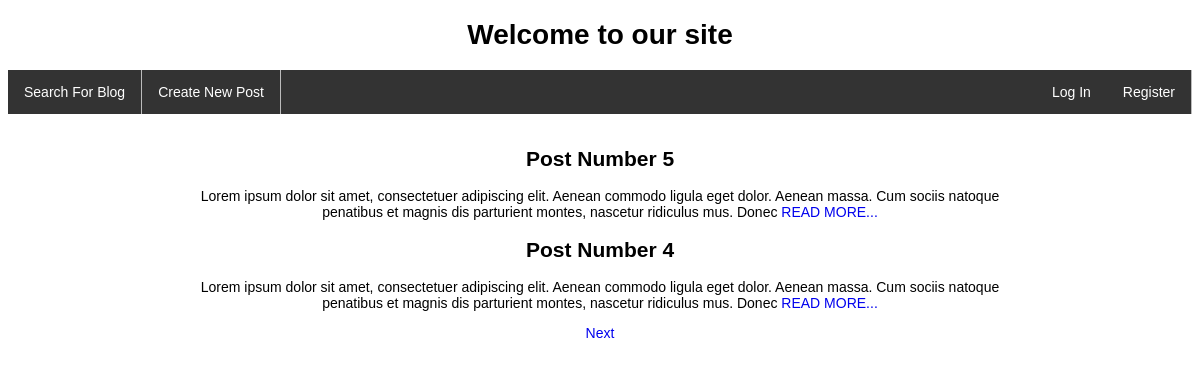
The page / on the database its author committed.
### tables this page shows
CREATE TABLE `posts` (
  `post_id` int(10) NOT NULL,
  `post_title` varchar(100) NOT NULL,
  `content` varchar(500) NOT NULL,
  `user_id` int(10) NOT NULL,
  `date` timestamp NOT NULL DEFAULT CURRENT_TIMESTAMP
);

### index.php (the view, shortened to what this page needs)
<?php
include('database.php');
$record_count = $link->query("SELECT * FROM posts");
$per_page = 2;
$pages = ceil($record_count->num_rows / $per_page);
if (isset($_GET['p']) && is_numeric($_GET['p'])) {
    $page = $_GET['p'];
} else {
    $page = 1;
}
if ($page <= 0) {
    $start = 0;
} else {
    $start = $page * $per_page - $per_page;
}
$next = $page + 1;
$query = $link->prepare("SELECT post_id, post_title, LEFT(content, 200) AS content FROM posts ORDER BY post_id DESC LIMIT $start, $per_page");
$query->execute();
$query->bind_result($post_id, $post_title, $content);
?>
<!DOCTYPE html>
<html>
    <head>
    </head>
    <body>
        <div class="page-header">
            <h1>Welcome to our site</h1>
            <div id="menu">
                <ul>
                    <li><a href="#">Search For Blog</a></li>
                    <li><a href="new_post.php">Create New Post</a></li>
                    <li style="float:right"><a href="register.php">Register</a></li>
                    <li style="float:right"><a href="login.php">Log In</a></li>
                </ul>
            </div>
        </div><br>
        <div id="container">
<?php
while ($query->fetch()):
    $lastspace = strrpos($content, ' ')
    ?>
                <article>
                    <h2><?php echo $post_title ?></h2>
                    <p><?php echo substr($content, 0, $lastspace) . "<a href='view_post.php?post_id=$post_id'> READ MORE...</a>" ?></p>
                </article>
<?php endwhile ?>
            <?php
            if ($page < $pages) {
                echo "<a href='index.php?p=$next'>Next</a>";
            }
            ?>
        </div>
    </body>
</html>

### index.php (style rules this page uses)
#container { margin: auto; width: 800px; }
body { font: 14px sans-serif; text-align: center; }
ul { list-style-type: none; margin: 0; padding: 0; overflow: hidden; background-color: #333; }
a:link { text-decoration: none; }
li { float: left; border-right:1px solid #bbb; }
li:last-child { border-right: none; }
li a { display: block; color: white; text-align: center; padding: 14px 16px; text-decoration: none; }

### rows shown on the page
posts: post_title "Post Number 5", lastspace "Lorem ipsum dolor sit amet, consectetuer adipiscing elit. Aenean commodo ligula eget dolor. Aenean massa. Cum sociis natoque penatibus et magnis dis parturient montes, nascetur ridiculus mus. Donec"
posts: post_title "Post Number 4", lastspace "Lorem ipsum dolor sit amet, consectetuer adipiscing elit. Aenean commodo ligula eget dolor. Aenean massa. Cum sociis natoque penatibus et magnis dis parturient montes, nascetur ridiculus mus. Donec"
